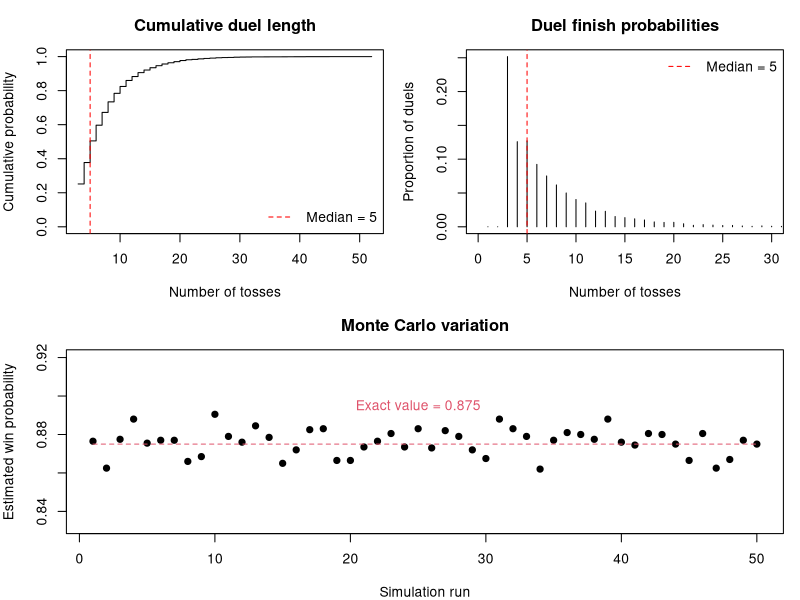

The R source for this figure:

# Statistical Programming
# Practical 2: Sequence duels and the perils of independence
#
# Group 3:
# Alejandra Campo Archbold (s3023700)
# Weihang Gu (s2932201)
# Weichen Zhao (s2929481)
#
# Contributions:
# - Alejandra Campo Archbold: []
# - Weihang Gu: []
# - Weichen Zhao: []
#
# GitHub URL: https://github.com/alejandrarchbold/Statistical_Programming.git


#-----------------------------------------------------------------------
# Overview
#-----------------------------------------------------------------------

# Two players choose different patterns of heads (1) and tails (0).
# Both observe the same coin-toss stream. The first pattern to
# appear wins. We simulate duels, estimate win probabilities and
# calculate exact waiting times. We then compare best replies,
# non-transitive cycles and the effects of coin bias.


#-----------------------------------------------------------------------
# Function definitions
#-----------------------------------------------------------------------


# Question 1: firsthit

firsthit <- function(x, a) {
  # Description: finds the first occurrence of a in x.
  # Inputs: x (coin tosses), a (the pattern to find).
  # Output: the ending position of the first match, or NA.
  # How it works: checks each window of length k in order.
  
  k <- length(a)
  n <- length(x)
  
  if (k == 0) {
    stop("Please enter a 0/1 pattern.")
  }
  
  if (n < k) {
    return(NA_integer_)
  }
  
  for (m in k:n) {
    w <- x[(m - k + 1):m]
    
    if (all(w == a)) {
      return(m)
    }
  }
  
  return(NA_integer_)
}


# Shared simulation function for Question 2, Question 3 and Question 4

race <- function(l_patterns, p = 0.5, nreps = 1, block = 20) {
  # Description: simulates coin streams until a pattern appears.
  # Inputs: l_patterns (list of patterns), p (chance of heads),
  #         nreps (number of streams), block (batch size).
  # Output: matrix containing winner indices and toss counts.
  # How it works: checks patterns using a sliding window.
  #         Only unfinished streams receive new blocks.
  
  # Check that l_patterns is a non-empty list.
  if (!is.list(l_patterns) || length(l_patterns) == 0) {
    stop("the patterns must be a non-empty list.")
  }
  
  k <- length(l_patterns[[1]])
  
  if (k == 0) {
    stop("Patterns cannot be empty. Add 0/1 pattern.")
  }
  
  # Check each pattern.
  for (i in seq_along(l_patterns)) {
    
    a <- l_patterns[[i]]
    
    if (!is.numeric(a) || length(a) != k ||
        anyNA(a) || !all(a %in% c(0, 1))) {
      stop("Patterns must have equal lengths and contain 0/1.")
    }
    
    # Check that no two patterns are identical.
    if (i > 1) {
      for (j in seq_len(i - 1)) {
        if (all(a == l_patterns[[j]])) {
          stop("Patterns must be different.")
        }
      }
    }
  }
  
  # Check the simulation parameters.
  if (length(p) != 1 || !is.numeric(p) ||
      !is.finite(p) || p <= 0 || p >= 1) {
    stop("p must be between 0 and 1.")
  }
  
  if (length(nreps) != 1 || !is.numeric(nreps) ||
      !is.finite(nreps) || nreps < 1 ||
      nreps != floor(nreps)) {
    stop("nreps must be a positive integer.")
  }
  
  if (length(block) != 1 || !is.numeric(block) ||
      !is.finite(block) || block < 1 ||
      block != floor(block)) {
    stop("block must be a positive integer.")
  }
  
  # Store the most recent k tosses for each stream.
  recent <- matrix(0, nrow = nreps, ncol = k)
  
  winner <- rep(NA_integer_, nreps)
  tosses <- integer(nreps)
  
  active <- seq_len(nreps)
  
  # Continue until every stream has a winner.
  while (length(active) > 0) {
    
    # Generate new tosses for unfinished streams.
    new <- matrix(
      rbinom(length(active) * block, size = 1, prob = p),
      nrow = length(active),
      ncol = block
    )
    
    for (j in seq_len(block)) {
      
      unfinished <- which(is.na(winner[active]))
      
      if (length(unfinished) == 0) {
        break
      }
      
      rows <- active[unfinished]
      current <- new[unfinished, j]
      
      # Update the sliding window.
      if (k > 1) {
        recent[rows, 1:(k - 1)] <-
          recent[rows, 2:k, drop = FALSE]
      }
      
      recent[rows, k] <- current
      tosses[rows] <- tosses[rows] + 1
      
      # A match is possible after at least k tosses.
      ready <- rows[tosses[rows] >= k]
      
      if (length(ready) == 0) {
        next
      }
      
      windows <- recent[ready, , drop = FALSE]
      
      # Compare the window with each pattern.
      for (q in seq_along(l_patterns)) {
        
        a <- l_patterns[[q]]
        
        target <- matrix(
          a,
          nrow = length(ready),
          ncol = k,
          byrow = TRUE
        )
        
        matched <- rowSums(windows == target) == k
        
        winner[ready[matched]] <- q
      }
    }
    
    # Keep only streams without a winner.
    active <- which(is.na(winner))
  }
  
  return(cbind(winner = winner, tosses = tosses))
}


# Question 2: duel

duel <- function(a, b, p = 0.5) {
  # Description: simulates one duel between a and b.
  # Inputs: a and b (patterns), p (chance of heads).
  # Output: c(winner, tosses), with 1 for a and 0 for b.
  # How it works: calls race for one shared coin stream.
  
  result <- race(list(a, b), p, nreps = 1)
  
  return(c(
    winner = as.integer(result[1, "winner"] == 1),
    tosses = unname(result[1, "tosses"])
  ))
}


# Question 3: pwin

pwin <- function(a, b, p = 0.5, nreps = 10000) {
  # Description: estimates the probability that a beats b.
  # Inputs: a and b (patterns), p (heads), nreps (duels).
  # Output: the proportion of games won by a.
  # How it works: counts the wins for a across simulated duels.
  
  results <- race(list(a, b), p, nreps = nreps)
  
  return(mean(results[, "winner"] == 1))
}


# Question 4: ewait

ewait <- function(a, p = 0.5) {
  # Description: calculates the exact mean waiting time for a.
  # Inputs: a (pattern), p (chance of heads).
  # Output: expected tosses until a first appears.
  # How it works: uses matching prefixes and suffixes of a.
  
  k <- length(a)
  
  if (k == 0 || anyNA(a) || any(!(a %in% c(0, 1)))) {
    stop("Please enter a non-empty 0/1 pattern.")
  }
  
  if (length(p) != 1 || !is.numeric(p) ||
      !is.finite(p) || p <= 0 || p >= 1) {
    stop("p must be between 0 and 1.")
  }
  
  wait <- 0
  
  for (j in seq_len(k)) {
    
    prefix <- a[1:j]
    suffix <- a[(k - j + 1):k]
    
    if (all(prefix == suffix)) {
      
      heads <- sum(prefix)
      tails <- j - heads
      
      prob <- p^heads * (1 - p)^tails
      
      wait <- wait + 1 / prob
    }
  }
  
  return(wait)
}


# Question 4: simwait

simwait <- function(a, p = 0.5, nreps = 3000) {
  # Description: simulates waiting times for a single pattern.
  # Inputs: a (pattern), p (heads), nreps (independent runs).
  # Output: the waiting time for each simulated stream.
  # How it works: calls race with one pattern instead of two.
  
  results <- race(list(a), p, nreps = nreps)
  
  return(results[, "tosses"])
}


# Question 5: all_patterns

all_patterns <- function(k) {
  # Description: generates all patterns of length k.
  # Input: k (positive integer).
  # Output: a matrix of patterns in binary counting order.
  # How it works: creates all 0/1 combinations with expand.grid.
  
  if (length(k) != 1 || !is.numeric(k) ||
      !is.finite(k) || k < 1 || k != floor(k)) {
    stop("k must be a positive integer.")
  }
  
  patterns <- expand.grid(rep(list(0:1), k))
  patterns <- as.matrix(patterns)
  patterns <- patterns[, k:1, drop = FALSE]
  
  return(unname(patterns))
}


# Question 5: label

label <- function(a) {
  # Description: converts a binary pattern to H/T notation.
  # Input: a (0/1 pattern).
  # Output: a character label.
  # How it works: maps 0 to T and 1 to H.
  
  return(paste(c("T", "H")[a + 1], collapse = ""))
}


# Question 5: pmat

pmat <- function(k, p = 0.5, nreps = 10000) {
  # Description: estimates win probabilities for all pattern pairs.
  # Inputs: k (pattern length), p (heads), nreps (games per pair).
  # Output: matrix M, with M[i,j] = P(row i beats column j).
  # How it works: simulates each pair once and fills both entries.
  
  patterns <- all_patterns(k)
  n <- nrow(patterns)
  
  labels <- apply(patterns, 1, label)
  
  M <- matrix(NA_real_, nrow = n, ncol = n)
  
  rownames(M) <- labels
  colnames(M) <- labels
  
  for (i in seq_len(n - 1)) {
    
    for (j in (i + 1):n) {
      
      a <- patterns[i, ]
      b <- patterns[j, ]
      
      prob <- pwin(a, b, p = p, nreps = nreps)
      
      M[i, j] <- prob
      M[j, i] <- 1 - prob
    }
  }
  
  return(M)
}


# Question 5(a): best_reply

best_reply <- function(M) {
  # Description: finds the best reply to each pattern.
  # Input: M (win probability matrix).
  # Output: each pattern's best reply and its win probability.
  # How it works: finds the largest entry in each column.
  
  n <- ncol(M)
  
  result <- data.frame(
    pattern = colnames(M),
    reply = character(n),
    probability = numeric(n)
  )
  
  for (j in seq_len(n)) {
    
    best <- which.max(M[, j])
    
    result$reply[j] <- rownames(M)[best]
    result$probability[j] <- M[best, j]
  }
  
  result$probability <- round(result$probability, 3)
  
  return(result)
}


# Question 5(b): even_pairs

even_pairs <- function(M, tol = 0.03) {
  # Description: finds pairs with nearly equal win probabilities.
  # Inputs: M (win matrix), tol (allowed distance from 0.5).
  # Output: a table of pairs and their estimated probabilities.
  # How it works: checks the upper triangle of M.
  
  pos <- which(
    upper.tri(M) & abs(M - 0.5) < tol,
    arr.ind = TRUE
  )
  
  result <- data.frame(
    pattern_a = rownames(M)[pos[, 1]],
    pattern_b = colnames(M)[pos[, 2]],
    p_a_wins = round(M[pos], 3)
  )
  
  return(result)
}


# Question 5(b): find_cycle

find_cycle <- function(M, cutoff = 0.55) {
  # Description: finds a shortest clear non-transitive cycle.
  # Inputs: M (win matrix), cutoff (minimum win probability).
  # Output: pattern indices forming the cycle, or NULL.
  # How it works: uses breadth-first search from each pattern.
  
  n <- nrow(M)
  
  if (n < 3) {
    return(NULL)
  }
  
  beats <- M > cutoff
  beats[is.na(beats)] <- FALSE
  
  best <- NULL
  
  for (start in seq_len(n)) {
    
    visited <- rep(FALSE, n)
    visited[start] <- TRUE
    
    parent <- rep(NA_integer_, n)
    queue <- start
    cycle <- NULL
    
    while (length(queue) > 0 && is.null(cycle)) {
      
      u <- queue[1]
      queue <- queue[-1]
      
      for (v in which(beats[u, ])) {
        
        if (v == start) {
          
          path <- u
          
          while (path[1] != start) {
            path <- c(parent[path[1]], path)
          }
          
          cycle <- c(path, start)
          break
        }
        
        if (!visited[v]) {
          visited[v] <- TRUE
          parent[v] <- u
          queue <- c(queue, v)
        }
      }
    }
    
    if (!is.null(cycle) && length(cycle) >= 4 &&
        (is.null(best) || length(cycle) < length(best))) {
      best <- cycle
    }
  }
  
  return(best)
}


# Question 5(b): show_cycle

show_cycle <- function(M, cutoff = 0.55) {
  # Description: displays a non-transitive cycle.
  # Inputs: M (win matrix), cutoff (minimum win probability).
  # Output: the cycle and the probability of each step.
  # How it works: prints the results returned by find_cycle.
  
  cycle <- find_cycle(M, cutoff)
  
  if (is.null(cycle)) {
    cat("No clear non-transitive cycle found.\n")
    return(invisible(NULL))
  }
  
  labels <- rownames(M)
  
  cat(
    "Cycle of length", length(cycle) - 1, ":",
    paste(labels[cycle], collapse = " -> "), "\n"
  )
  
  for (i in seq_len(length(cycle) - 1)) {
    
    a <- cycle[i]
    b <- cycle[i + 1]
    
    cat(
      labels[a], "beats", labels[b], ":",
      round(M[a, b], 3), "\n"
    )
  }
}


#-----------------------------------------------------------------------
# Tests and Simulations
#-----------------------------------------------------------------------

start_time <- proc.time()["elapsed"]

set.seed(2026)


# Question 1: Test firsthit.

x <- c(1, 0, 0, 1, 0, 1, 1, 1, 0)
a <- c(1, 0, 1)
x1 <- c()

cat("Q1: First hit of HTH:", firsthit(x, a), "\n")
cat("Q1: HHH absent:", firsthit(x, c(1, 1, 1)), "\n")
cat("Q1: Short stream:", firsthit(c(1, 0), a), "\n")
cat("Q1: error:", firsthit(x1, a), "\n")


# Question 2: Simulate one duel.

cat("\nQ2: One duel between HTH and THH\n")

print(duel(c(1, 0, 1), c(0, 1, 1)))


# Question 3: Estimate the win probability.

p_fair <- pwin(c(1, 1, 1), c(0, 1, 1))

cat("\nQ3: Win probability estimate\n")
cat("P(HHH beats THH):", round(p_fair, 4), "\n")


# Question 4: Compare exact and simulated waiting times.

patterns4 <- list(
  c(1, 1, 1),
  c(1, 1, 0),
  c(1, 0, 1),
  c(1, 1, 0)
)

probs4 <- c(0.5, 0.5, 0.5, 0.7)

exact4 <- numeric(length(patterns4))
mc4 <- numeric(length(patterns4))

for (i in seq_along(patterns4)) {
  
  exact4[i] <- ewait(patterns4[[i]], p = probs4[i])
  
  mc4[i] <- mean(simwait(patterns4[[i]], p = probs4[i]))
}

comparison4 <- data.frame(
  pattern = vapply(patterns4, label, character(1)),
  p = probs4,
  exact = round(exact4, 3),
  simulated = round(mc4, 3)
)

cat("\nQ4: Exact and simulated waiting times\n")
print(comparison4, row.names = FALSE)


# Question 5: Construct the fair-coin win probability matrix.

M <- pmat(k = 3, p = 0.5, nreps = 10000)


# Question 5(a): Best replies.

cat("\nQ5(a): Best replies\n")
print(best_reply(M), row.names = FALSE)


# Question 5(b): Nearly even pairs and a non-transitive cycle.

cat("\nQ5(b): Nearly even pairs\n")
print(even_pairs(M), row.names = FALSE)

cat("\nQ5(b): Shortest non-transitive cycle\n")
show_cycle(M)


# Question 5(c): Compare waiting times with duel performance.

patterns3 <- all_patterns(3)
waits3 <- numeric(nrow(patterns3))

for (i in seq_len(nrow(patterns3))) {
  waits3[i] <- ewait(patterns3[i, ])
}

avg_win <- rowMeans(M, na.rm = TRUE)

comparison5 <- data.frame(
  pattern = rownames(M),
  expected_wait = waits3,
  mean_duel_win = round(avg_win, 3)
)

comparison5 <- comparison5[
  order(comparison5$expected_wait),
]

cat("\nQ5(c): Waiting times and average duel win probabilities\n")
print(comparison5, row.names = FALSE)

cat(
  "P(TTH beats THH):",
  round(M["TTH", "THH"], 3),
  "\n"
)


# Question 6: Duel duration and Monte Carlo variation.

a6 <- c(0, 1, 1)
b6 <- c(1, 1, 1)

# Use the same duel data for the first two plots.
games <- race(list(a6, b6), nreps = 10000)

duration <- games[, "tosses"]
counts <- tabulate(duration)
proportions <- counts / length(duration)
median_tosses <- median(duration)

# Use 50 independent estimates for the third plot.
estimates <- numeric(50)

for (i in seq_len(50)) {
  estimates[i] <- pwin(a6, b6, nreps = 2000)
}

# Arrange the three plots.
oldpar <- par(no.readonly = TRUE)
layout(matrix(c(1, 2, 3, 3), nrow = 2, byrow = TRUE))
par(mar = c(4, 4, 3, 1))


# Plot 1: Empirical cumulative distribution.

freq <- table(duration)
xval <- as.numeric(names(freq))
cumprob <- cumsum(as.numeric(freq)) / length(duration)

plot(
  xval, cumprob,
  type = "s",
  ylim = c(0, 1),
  xlab = "Number of tosses",
  ylab = "Cumulative probability",
  main = "Cumulative duel length"
)

abline(v = median_tosses, col = "red", lty = 2)

legend(
  "bottomright",
  legend = paste("Median =", median_tosses),
  col = "red",
  lty = 2,
  bty = "n"
)


# Plot 2: Discrete duel finish probabilities.

plot(
  seq_along(proportions), proportions,
  type = "h",
  xlim = c(0, min(30, length(proportions))),
  xlab = "Number of tosses",
  ylab = "Proportion of duels",
  main = "Duel finish probabilities"
)

abline(v = median_tosses, col = "red", lty = 2)

legend(
  "topright",
  legend = paste("Median =", median_tosses),
  col = "red",
  lty = 2,
  bty = "n"
)


# Plot 3: Monte Carlo variation.

reference <- 7 / 8
limits <- range(c(estimates, reference)) + c(-0.03, 0.03)

plot(
  estimates,
  pch = 19,
  ylim = limits,
  xlab = "Simulation run",
  ylab = "Estimated win probability",
  main = "Monte Carlo variation"
)

lines(
  c(1, 50),
  c(reference, reference),
  col = 2,
  lty = 2
)

text(
  25,
  reference + 0.02,
  "Exact value = 0.875",
  col = 2
)

layout(1)
par(oldpar)


# Question 7: Investigate the effect of coin bias.

for (bias in c(0.25, 0.7)) {
  
  M_bias <- pmat(k = 3, p = bias, nreps = 20000)
  
  cat("\nQ7: Best replies for p =", bias, "\n")
  print(best_reply(M_bias), row.names = FALSE)
  
  cat("\nQ7: Non-transitive cycle for p =", bias, "\n")
  show_cycle(M_bias)
}

# Coin bias changes best replies and can change the cycles found.


#-----------------------------------------------------------------------
# Conclusion
#-----------------------------------------------------------------------

# Expected waiting times for individual patterns do not determine
# their head-to-head win probabilities. Both patterns share the same
# toss stream, so their waiting times are dependent. Comparing only
# separate mean waiting times ignores this dependence and can give
# misleading rankings.


#-----------------------------------------------------------------------
# Running time
#-----------------------------------------------------------------------

cat(
  "\nElapsed time (seconds):",
  round(proc.time()["elapsed"] - start_time, 2),
  "\n"
)
